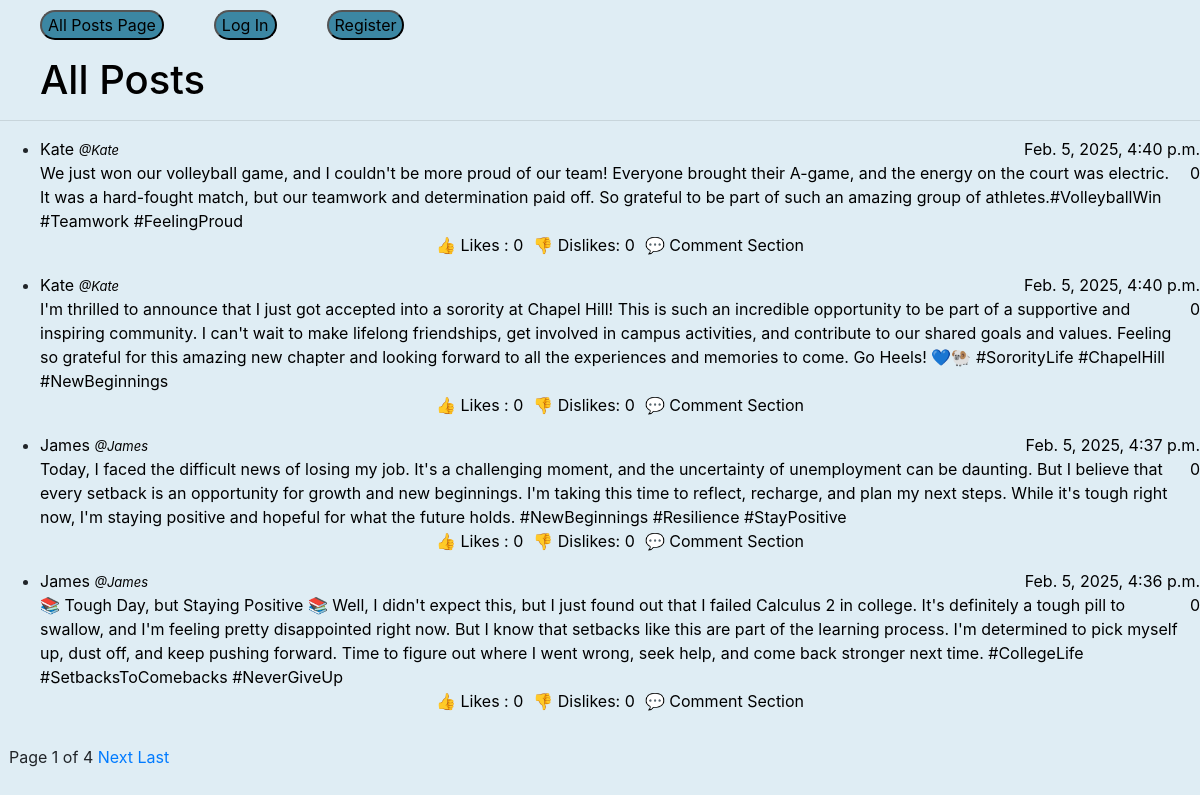
Page /allPosts on the committed database.
### network/models.py (models this page shows, shortened)
class Post(models.Model):
    user = models.ForeignKey(User, on_delete=models.CASCADE, related_name="posts")
    body = models.TextField()
    timestamp = models.DateTimeField(auto_now_add=True)
    likes = models.IntegerField(default=0)
    dislikes = models.IntegerField(default=0)
    liked_by = models.ManyToManyField(User, related_name="liked_post", blank=True)
    disliked_by = models.ManyToManyField(User, related_name="disliked_post", blank=True)

class User(AbstractUser):
    pass
    disliked_posts = models.ManyToManyField('Post', blank=True, related_name="disliked_posts")
    liked_posts = models.ManyToManyField('Post', blank=True, related_name="liked_posts")
    following = models.ManyToManyField('User', blank=True, related_name="followers")
    def __str__(self):
        return self.username

### network/views.py (the view)
# urls.py: path("allPosts", views.allPosts, name = "allPosts"),
def allPosts(request):
    posts = Post.objects.all().order_by('-timestamp')
    paginator = Paginator(posts, 4)
    page_number = request.GET.get('page')
    page_object = paginator.get_page(page_number)
    return render(request, "network/allPosts.html", {
        "page_object": page_object
    })

### network/templates/network/allPosts.html (shortened to what this page needs)
{% extends "network/layout.html" %}
{% block body %}
 <h1 class = "allpostsCenter"> All Posts </h1>
 <hr class = "color">
<ul id = "listOfPosts">
    {% for post in page_object %}
    <li>
        <div class="Post">
          <div class = userInfo>
            <span class = "LHS" data-user="{{ post.user.username }}" data-url="{% url 'profileView' username=post.user.username %}"
            > {{ post.user }} <span class ="smallInfo"> @{{ post.user }}</span>
            </span>
            <span class = "RHS">
              {{ post.timestamp }}</span>
          </div>
          <div class = "postInfo">
            <span class = "postBody" data-postid = "{{ post.id }}">{{ post.body }}</span>
            <span>{{ post.likes }}</span>
          </div>
          <div class = "postButtons">
            <p class = "likeButton" id = "likeButton" data-url = "{{ user.username }}" data-postid = "{{ post.id }}" data-user = "{{ user.username }}">👍 Likes : {{ post.likes }}</p>
            <p class = "dislikeButtons" id = "dislikeButton" data-postid = "{{ post.id }}" data-user = "{{ user.username }}"> 👎 Dislikes: {{ post.dislikes }} </p>
            <p class = "postButton" >💬 Comment Section </p>
          </div>
        </div>
    </li>
    {% endfor %}
</ul>
<div class="pagination">
  <span class="current">
    &nbsp; Page {{ page_object.number }} of {{ page_object.paginator.num_pages }}&nbsp;
  </span>
  {% if page_object.has_next %}
      <span><a href="?page={{ page_object.next_page_number }}">Next&nbsp;</a></span>
      <span><a href="?page={{ page_object.paginator.num_pages }}">Last </a></span>
  {% endif %}
</div>
{% endblock %}

### network/templates/network/layout.html (shortened to what this page needs)
{% load static %}
<!DOCTYPE html>
<html lang="en">
    <head>
        <link rel="stylesheet" href="https://stackpath.bootstrapcdn.com/bootstrap/4.4.1/css/bootstrap.min.css">
        <link href="{% static 'network/styles.css' %}" rel="stylesheet">
    </head>
    <body>
        <nav class="navbar-navbar-expand-lg-navbar-light-bg-light">
            <div id = "navBar">
              <ul class="navbar-navmr-auto" >
                <li class="nav-item">
                   <button id ="AllPostbutton" class = "Navbutton" data-url = "{% url 'allPosts' %}"> All Posts Page </button>
                </li>
                {% if user.is_authenticated %}
                    <li class="nav-item">
                        <button id = "followingButton" class = "Navbutton" data-url = "{% url 'followingView' %}"> Following </button>
                    </li>
                    <li class="nav-item">
                        <a class="nav-link" href="{% url 'logout' %}">Log out</a>
                    </li>
                    <li class="nav-item">
                        <a class="nav-link" href="{% url 'createPostViewPage' %}">New Post</a>
                    </li>
                {% else %}
                    <li class="nav-item">
                        {% if request.user.is_authenticated %}
                        <button id = "LogOutbutton" class = "Navbutton" data-url = "{% url 'login' %}"> Log Out</button>
                        {% else %}
                        <button id = "LogOutButton" class = "Navbutton" data-url = "{% url 'login' %}"> Log In </button>
                        {% endif %}
                    </li>
                    <li class="nav-item">
                        <button id = "RegisterButton" class = "Navbutton" data-url = "{% url 'register' %}"> Register </button>
                    </li>
                {% endif %}
              </ul>
            </div>
          </nav>
        <div class="body">
            {% block body %}
            {% endblock %}
        </div>
    </body>
</html>

### network/static/network/styles.css (style rules this page uses)
.Post { display: flex; flex-direction: column; background-color : #dfedf4 }
.userInfo { display: flex; flex-direction: row; color: black; }
.postInfo { display: flex; gap : 10px; flex-direction: row; color: black; }
.RHS { margin-left: auto; }
.smallInfo { font-size: 13px; font-style: italic; }
.postButtons { display: flex; color: black; justify-content: center; align-items: center; gap: 10px; }
#navBar { display: flex; flex-direction: row; background-color: #dfedf4; }
.navbar-navmr-auto { display:flex; list-style-type: none; padding-top: 10px; gap:50px; background-color: #dfedf4; }
.Navbutton { border-radius: 25px; color: black; background-color: #3c87a3; }
body { background-color: #dfedf4; }
.navbar-navbar-expand-lg-navbar-light-bg-light { background-color: #dfedf4; }
.allpostsCenter { margin-left: 40px; color: black; }
.likeButton { display: flex; color: black; justify-content: center; align-items: center; gap: 10px; }

### rows in the picture
Post: user "Kate", timestamp "Feb. 5, 2025, 4:40 p.m.", body "We just won our volleyball game, and I couldn't be more proud of our team! Everyone brought their A-game, and the energy on the court was electric. It was a hard-fought match, but our teamwork and determination paid off. So grateful to be part of such an amazing group of athletes.#VolleyballWin #Teamwork #FeelingProud", likes "0", dislikes "0"
Post: user "Kate", timestamp "Feb. 5, 2025, 4:40 p.m.", body "I'm thrilled to announce that I just got accepted into a sorority at Chapel Hill! This is such an incredible opportunity to be part of a supportive and inspiring community. I can't wait to make lifelong friendships, get involved in campus activities, and contribute to our shared goals and values. Feeling so grateful for this amazing new chapter and looking forward to all the experiences and memories to come. Go Heels! 💙🐏 #SororityLife #ChapelHill #NewBeginnings", likes "0", dislikes "0"
Post: user "James", timestamp "Feb. 5, 2025, 4:37 p.m.", body "Today, I faced the difficult news of losing my job. It's a challenging moment, and the uncertainty of unemployment can be daunting. But I believe that every setback is an opportunity for growth and new beginnings. I'm taking this time to reflect, recharge, and plan my next steps. While it's tough right now, I'm staying positive and hopeful for what the future holds. #NewBeginnings #Resilience #StayPositive", likes "0", dislikes "0"
Post: user "James", timestamp "Feb. 5, 2025, 4:36 p.m.", body "📚 Tough Day, but Staying Positive 📚 Well, I didn't expect this, but I just found out that I failed Calculus 2 in college. It's definitely a tough pill to swallow, and I'm feeling pretty disappointed right now. But I know that setbacks like this are part of the learning process. I'm determined to pick myself up, dust off, and keep pushing forward. Time to figure out where I went wrong, seek help, and come back stronger next time. #CollegeLife #SetbacksToComebacks #NeverGiveUp", likes "0", dislikes "0"

### other values in the picture
{{ page_object.number }} "1"
{{ page_object.paginator.num_pages }} "4"
